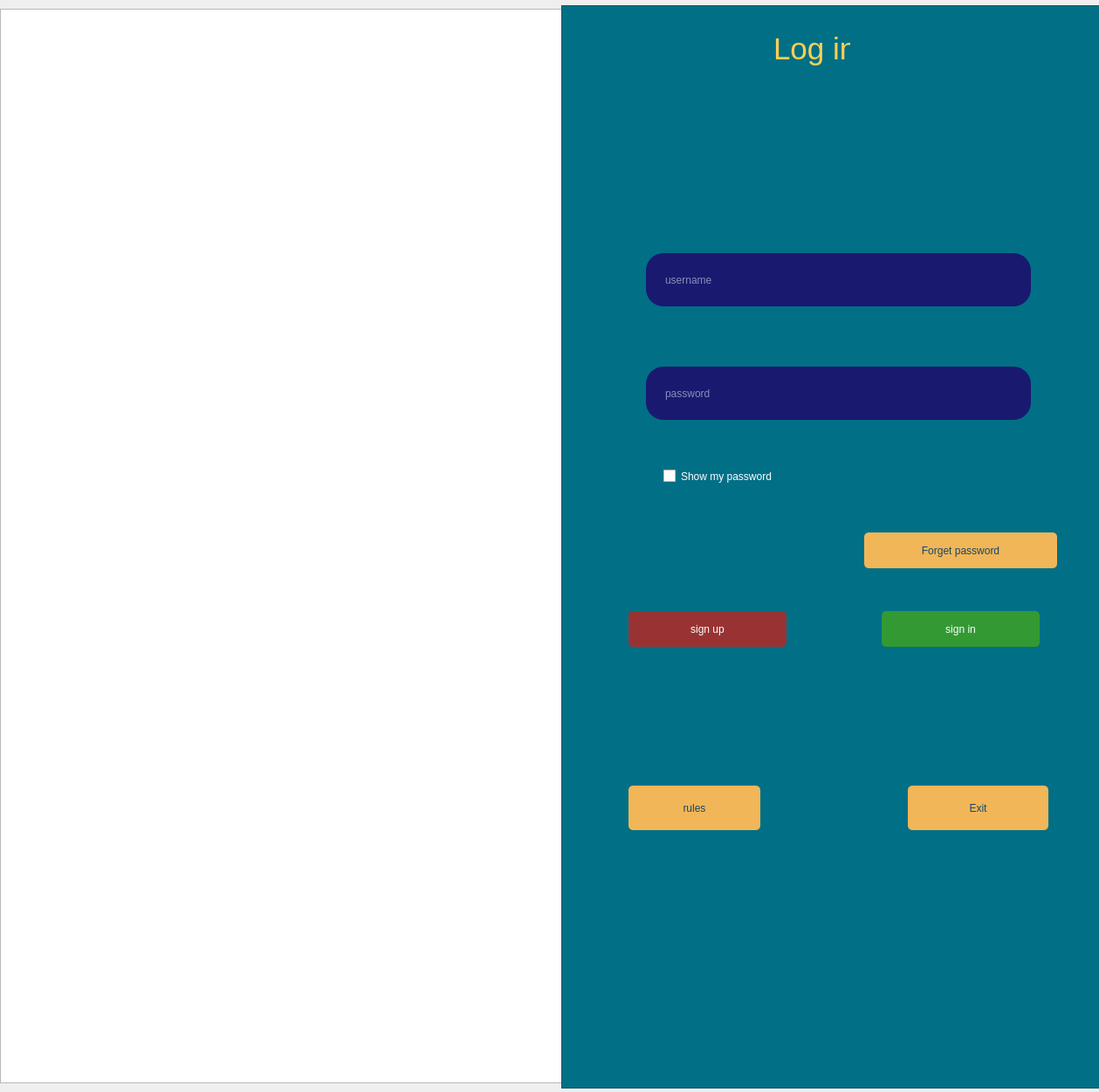
<?xml version="1.0" encoding="UTF-8"?>
<ui version="4.0">
 <class>login</class>
 <widget class="QWidget" name="login">
  <property name="geometry">
   <rect>
    <x>0</x>
    <y>0</y>
    <width>1259</width>
    <height>1251</height>
   </rect>
  </property>
  <property name="windowTitle">
   <string>login</string>
  </property>
  <widget class="QTextEdit" name="textEdit">
   <property name="geometry">
    <rect>
     <x>0</x>
     <y>10</y>
     <width>651</width>
     <height>1231</height>
    </rect>
   </property>
   <property name="styleSheet">
    <string notr="true">border-image: url(:/new/prefix1/login.jpg);</string>
   </property>
   <property name="readOnly">
    <bool>true</bool>
   </property>
  </widget>
  <widget class="QTextEdit" name="textEdit_2">
   <property name="geometry">
    <rect>
     <x>643</x>
     <y>6</y>
     <width>701</width>
     <height>1241</height>
    </rect>
   </property>
   <property name="styleSheet">
    <string notr="true">border-image: url(:/new/prefix1/rulles_back.jpg);
background-color: rgb(1, 111, 134);</string>
   </property>
   <property name="readOnly">
    <bool>true</bool>
   </property>
  </widget>
  <widget class="QLabel" name="label">
   <property name="geometry">
    <rect>
     <x>840</x>
     <y>20</y>
     <width>171</width>
     <height>71</height>
    </rect>
   </property>
   <property name="styleSheet">
    <string notr="true">QLabel#label {
	font: 26pt &quot;Comic Sans MS&quot;;
text-align: center;
color: rgb(254, 208, 83);
margin: 0 auto;
font-size: 35px;
font-family: 'Droid Sans';
}

QLabel#label:hover {
	color: rgb(85, 255, 255);
}</string>
   </property>
   <property name="text">
    <string>Log in</string>
   </property>
  </widget>
  <widget class="QLineEdit" name="usernameBox">
   <property name="geometry">
    <rect>
     <x>740</x>
     <y>290</y>
     <width>441</width>
     <height>61</height>
    </rect>
   </property>
   <property name="styleSheet">
    <string notr="true">QLineEdit#usernameBox {
	font: 16pt &quot;MS Shell Dlg 2&quot;;
padding-left: 20px;
padding-right: 20px;
border-radius: 20px;
background: #191970;
color: #fefefe;
}

QLineEdit#usernameBox:hover {
	background-color: rgb(42, 46, 52);
border-style: solid;
 border-width: 1px;
	border-color: rgb(245, 179, 1);
	color: rgb(241, 182, 88);
}

QLineEdit#usernameBox:pressed {
border-style: solid;
border-width: 1px;
	background-color: rgb(25, 69, 105);
	color: rgb(85, 255, 255);
}</string>
   </property>
   <property name="placeholderText">
    <string>username</string>
   </property>
  </widget>
  <widget class="QLineEdit" name="passwordBox">
   <property name="geometry">
    <rect>
     <x>740</x>
     <y>420</y>
     <width>441</width>
     <height>61</height>
    </rect>
   </property>
   <property name="styleSheet">
    <string notr="true">QLineEdit#passwordBox {
	font: 16pt &quot;MS Shell Dlg 2&quot;;
padding-left: 20px;
padding-right: 20px;
border-radius: 20px;
background: #191970;
color: #fefefe;
}

QLineEdit#passwordBox:hover {
	background-color: rgb(42, 46, 52);
border-style: solid;
 border-width: 1px;
	border-color: rgb(245, 179, 1);
	color: rgb(241, 182, 88);
}

QLineEdit#passwordBox:pressed {
border-style: solid;
border-width: 1px;
	background-color: rgb(25, 69, 105);
	color: rgb(85, 255, 255);
}</string>
   </property>
   <property name="echoMode">
    <enum>QLineEdit::Password</enum>
   </property>
   <property name="placeholderText">
    <string>password</string>
   </property>
  </widget>
  <widget class="QPushButton" name="forgetpassbtn">
   <property name="geometry">
    <rect>
     <x>990</x>
     <y>610</y>
     <width>221</width>
     <height>41</height>
    </rect>
   </property>
   <property name="styleSheet">
    <string notr="true">QPushButton#forgetpassbtn {
	font: 16pt &quot;MS Shell Dlg 2&quot;;
Padding: 1px;
Border-radius: 5px;
background-color: rgb(241, 182, 88);
color: rgb(25, 69, 105);
}

QPushButton#forgetpassbtn:hover {
	background-color: rgb(42, 46, 52);
border-style: solid;
 border-width: 1px;
	color: rgb(241, 182, 88);
}

QPushButton#forgetpassbtn:pressed {
border-style: solid;
border-width: 1px;
	border-color: rgb(25, 69, 105);
	color: rgb(85, 255, 255);
}</string>
   </property>
   <property name="text">
    <string>Forget password</string>
   </property>
  </widget>
  <widget class="QPushButton" name="loginButton">
   <property name="geometry">
    <rect>
     <x>1010</x>
     <y>700</y>
     <width>181</width>
     <height>41</height>
    </rect>
   </property>
   <property name="styleSheet">
    <string notr="true">
QPushButton#loginButton {
color: white;
border-radius: 5px;
Background: #393;
color: #fefefe;
font: 16pt &quot;MS Shell Dlg 2&quot;;
}

QPushButton#loginButton:hover {
	background-color: rgb(42, 46, 52);
border-style: solid;
 border-width: 1px;
	color: rgb(241, 182, 88);
}

QPushButton#loginButton:pressed {
border-style: solid;
border-width: 1px;
	background-color: rgb(25, 69, 105);
	color: rgb(85, 255, 255);
}
</string>
   </property>
   <property name="text">
    <string>sign in</string>
   </property>
  </widget>
  <widget class="QPushButton" name="regButton">
   <property name="geometry">
    <rect>
     <x>720</x>
     <y>700</y>
     <width>181</width>
     <height>41</height>
    </rect>
   </property>
   <property name="styleSheet">
    <string notr="true">QPushButton#regButton {
color: white;
border-radius: 5px;
Background: #933;
color: #fefefe;
font: 16pt &quot;MS Shell Dlg 2&quot;;
}

QPushButton#regButton:hover {
	background-color: rgb(42, 46, 52);
border-style: solid;
 border-width: 1px;
	color: rgb(241, 182, 88);
}

QPushButton#regButton:pressed {
border-style: solid;
border-width: 1px;
	background-color: rgb(25, 69, 105);
	color: rgb(85, 255, 255);
}
</string>
   </property>
   <property name="text">
    <string>sign up</string>
   </property>
  </widget>
  <widget class="QPushButton" name="rules">
   <property name="geometry">
    <rect>
     <x>720</x>
     <y>900</y>
     <width>151</width>
     <height>51</height>
    </rect>
   </property>
   <property name="styleSheet">
    <string notr="true">QPushButton#rules {
	font: 16pt &quot;MS Shell Dlg 2&quot;;
Padding: 1px;
Border-radius: 5px;
background-color: rgb(241, 182, 88);
color: rgb(25, 69, 105);
}

QPushButton#rules:hover {
	background-color: rgb(42, 46, 52);
border-style: solid;
 border-width: 1px;
	color: rgb(241, 182, 88);
}

QPushButton#rules:pressed {
border-style: solid;
border-width: 1px;
	border-color: rgb(25, 69, 105);
	color: rgb(85, 255, 255);
}</string>
   </property>
   <property name="text">
    <string>rules</string>
   </property>
  </widget>
  <widget class="QPushButton" name="exit">
   <property name="geometry">
    <rect>
     <x>1040</x>
     <y>900</y>
     <width>161</width>
     <height>51</height>
    </rect>
   </property>
   <property name="styleSheet">
    <string notr="true">QPushButton#exit {
	font: 16pt &quot;MS Shell Dlg 2&quot;;
Padding: 1px;
Border-radius: 5px;
background-color: rgb(241, 182, 88);
color: rgb(25, 69, 105);
}

QPushButton#exit:hover {
	background-color: rgb(42, 46, 52);
border-style: solid;
 border-width: 1px;
	color: rgb(241, 182, 88);
}

QPushButton#exit:pressed {
border-style: solid;
border-width: 1px;
	border-color: rgb(25, 69, 105);
	color: rgb(85, 255, 255);
}</string>
   </property>
   <property name="text">
    <string>Exit</string>
   </property>
  </widget>
  <widget class="QCheckBox" name="checkBox_showpass">
   <property name="geometry">
    <rect>
     <x>750</x>
     <y>530</y>
     <width>261</width>
     <height>31</height>
    </rect>
   </property>
   <property name="styleSheet">
    <string notr="true">QCheckBox#checkBox_showpass {
	font: 75 8pt &quot;MS Shell Dlg 2&quot;;
padding-left: 10px;
border-radius: 5px;
color: #fefefe;
}

QCheckBox#checkBox_showpass:hover {
	color: rgb(241, 182, 88);
}

QCheckBox#checkBox_showpass:pressed {
	color: rgb(85, 255, 255);
}</string>
   </property>
   <property name="text">
    <string>Show my password</string>
   </property>
  </widget>
  <widget class="QLabel" name="loginLabel">
   <property name="geometry">
    <rect>
     <x>670</x>
     <y>190</y>
     <width>561</width>
     <height>41</height>
    </rect>
   </property>
   <property name="styleSheet">
    <string notr="true">color: #fefefe;</string>
   </property>
   <property name="text">
    <string/>
   </property>
  </widget>
 </widget>
 <resources/>
 <connections/>
</ui>
